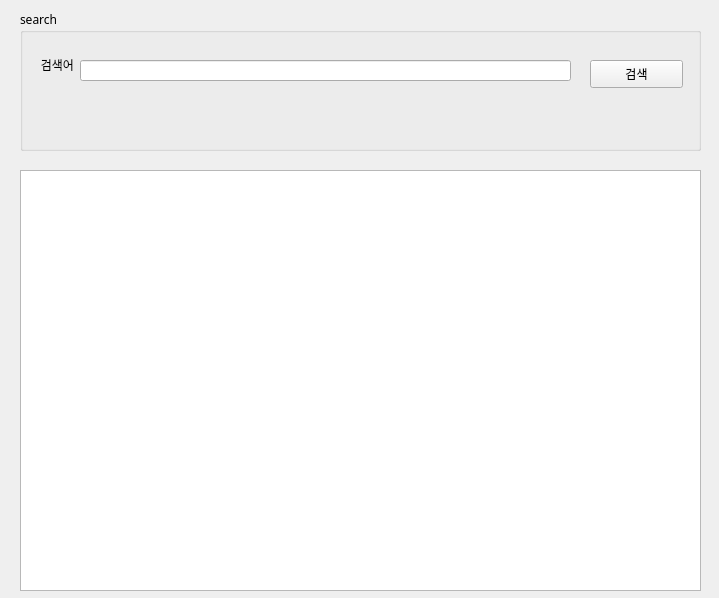
<?xml version="1.0" encoding="UTF-8"?>
<ui version="4.0">
 <class>Form</class>
 <widget class="QWidget" name="Form">
  <property name="geometry">
   <rect>
    <x>0</x>
    <y>0</y>
    <width>719</width>
    <height>598</height>
   </rect>
  </property>
  <property name="sizePolicy">
   <sizepolicy hsizetype="Fixed" vsizetype="Fixed">
    <horstretch>0</horstretch>
    <verstretch>0</verstretch>
   </sizepolicy>
  </property>
  <property name="font">
   <font>
    <family>나눔고딕</family>
   </font>
  </property>
  <property name="windowTitle">
   <string>네이버뉴스 검색</string>
  </property>
  <property name="windowIcon">
   <iconset>
    <normaloff>naver_icon.png</normaloff>naver_icon.png</iconset>
  </property>
  <widget class="QGroupBox" name="groupBox">
   <property name="geometry">
    <rect>
     <x>20</x>
     <y>10</y>
     <width>681</width>
     <height>141</height>
    </rect>
   </property>
   <property name="title">
    <string>search</string>
   </property>
   <widget class="QPushButton" name="btnSearch">
    <property name="geometry">
     <rect>
      <x>570</x>
      <y>50</y>
      <width>93</width>
      <height>28</height>
     </rect>
    </property>
    <property name="text">
     <string>검색</string>
    </property>
   </widget>
  </widget>
  <widget class="QLabel" name="label">
   <property name="geometry">
    <rect>
     <x>23</x>
     <y>55</y>
     <width>51</width>
     <height>20</height>
    </rect>
   </property>
   <property name="text">
    <string>검색어</string>
   </property>
   <property name="alignment">
    <set>Qt::AlignRight|Qt::AlignTrailing|Qt::AlignVCenter</set>
   </property>
  </widget>
  <widget class="QLineEdit" name="txtSearch">
   <property name="geometry">
    <rect>
     <x>80</x>
     <y>60</y>
     <width>491</width>
     <height>21</height>
    </rect>
   </property>
  </widget>
  <widget class="QTableWidget" name="tblResult">
   <property name="geometry">
    <rect>
     <x>20</x>
     <y>170</y>
     <width>681</width>
     <height>421</height>
    </rect>
   </property>
  </widget>
 </widget>
 <resources/>
 <connections/>
</ui>
